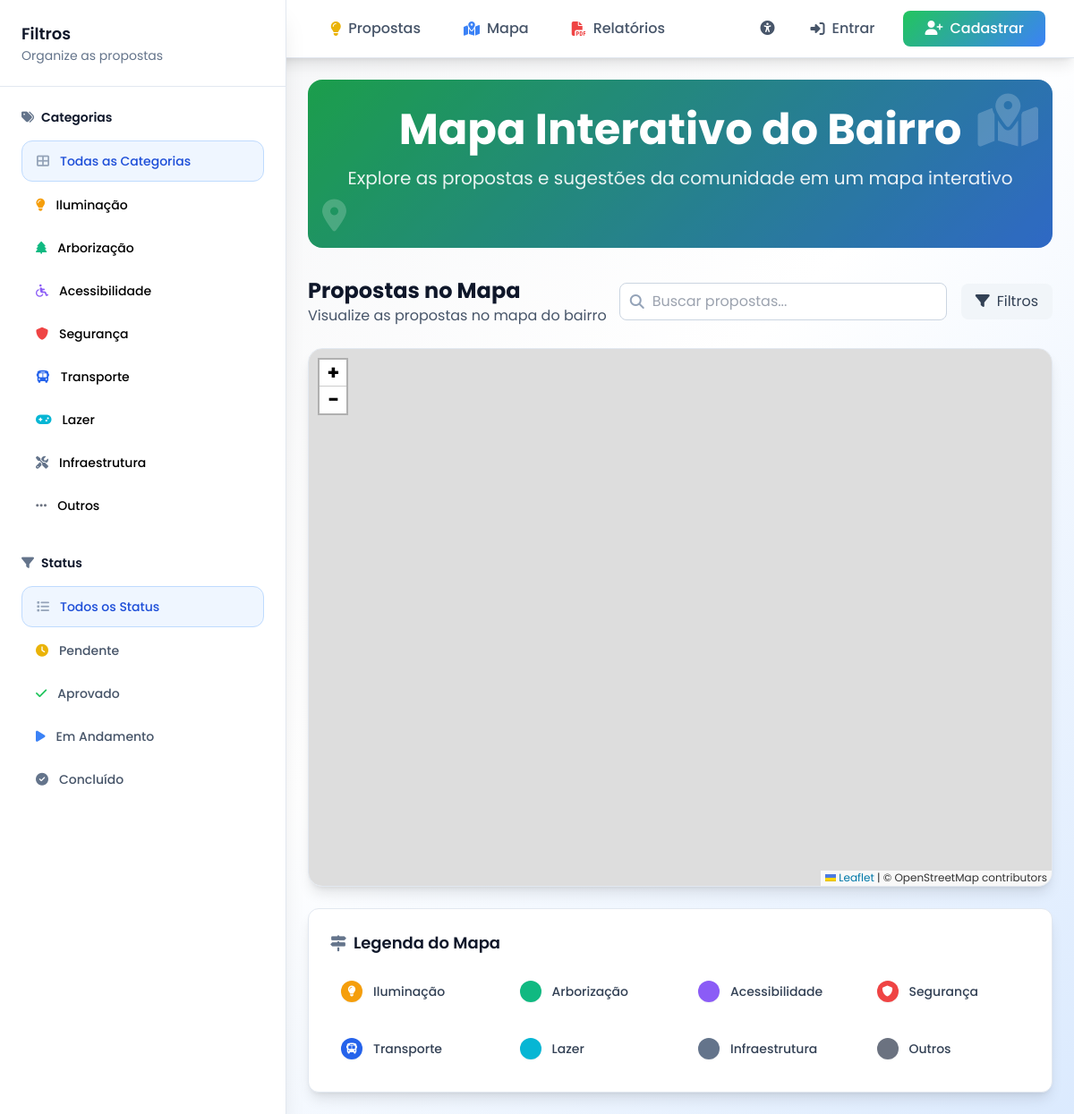
The page /mapa on the database as committed earlier.
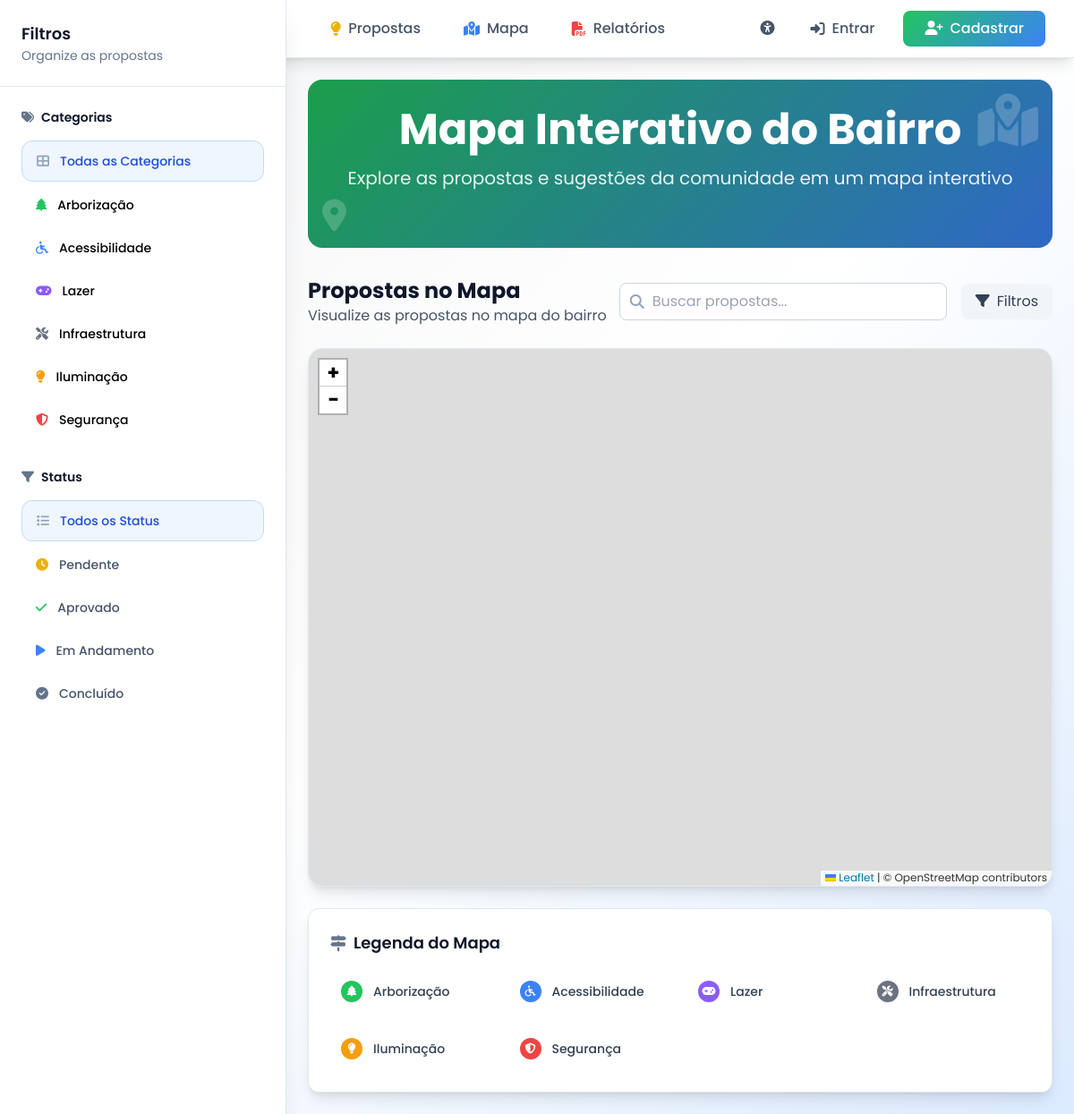
The same page on the database as committed later.
### app.py (models this page shows, shortened)
class Category(db.Model):
    id = db.Column(db.String(50), primary_key=True)
    name = db.Column(db.String(100), nullable=False)
    icon = db.Column(db.String(50))
    color = db.Column(db.String(7))

### app.py (the view)
@app.route('/mapa')
def mapa():
    proposals = Proposal.query.all()
    categories_raw = Category.query.all()
    categories = [{
        'id': cat.id,
        'name': cat.name,
        'icon': cat.icon,
        'color': cat.color
    } for cat in categories_raw]
    return render_template('mapa.html', proposals=proposals, categories=categories)

### templates/mapa.html (shortened to what this page needs)
{% extends "base.html" %}
{% block content %}
<div class="hero-gradient rounded-2xl p-8 mb-8 text-white relative overflow-hidden">
    <div class="absolute inset-0 bg-black bg-opacity-20"></div>
    <div class="relative z-10">
        <div class="max-w-4xl mx-auto text-center">
            <h1 class="text-4xl md:text-5xl font-bold mb-4 animate-fadeInUp">
                Mapa Interativo do Bairro
            </h1>
            <p class="text-xl mb-8 opacity-90 animate-fadeInUp" style="animation-delay: 0.2s;">
                Explore as propostas e sugestões da comunidade em um mapa interativo
            </p>
        </div>
    </div>
    <div class="absolute top-4 right-4 text-white opacity-20">
        <i class="fas fa-map-marked-alt text-6xl"></i>
    </div>
    <div class="absolute bottom-4 left-4 text-white opacity-20">
        <i class="fas fa-location-dot text-4xl"></i>
    </div>
</div>
<div class="space-y-6">
    <div class="flex items-center justify-between">
        <div>
            <h2 class="text-2xl font-bold text-neutral-900">Propostas no Mapa</h2>
            <p class="text-neutral-600">Visualize as propostas no mapa do bairro</p>
        </div>
        <div class="flex items-center space-x-4">
            <div class="relative">
                <i class="fas fa-search absolute left-3 top-1/2 transform -translate-y-1/2 text-neutral-400"></i>
                <input type="text" id="mapSearch" placeholder="Buscar propostas..."
                       class="pl-9 pr-3 py-2 border border-neutral-300 rounded-lg focus:outline-none focus:ring-2 focus:ring-citizenship-500 focus:border-citizenship-500">
            </div>
            <button id="filterToggle" class="px-4 py-2 bg-neutral-100 text-neutral-700 rounded-lg hover:bg-neutral-200 transition-colors">
                <i class="fas fa-filter mr-2"></i>Filtros
            </button>
        </div>
    </div>
    <div class="bg-white rounded-2xl shadow-lg border border-neutral-200 overflow-hidden">
        <div id="map" class="map-container w-full"></div>
    </div>
    <div class="bg-white rounded-xl shadow-lg border border-neutral-200 p-6">
        <h3 class="text-lg font-semibold text-neutral-900 mb-4 flex items-center">
            <i class="fas fa-map-signs mr-2 text-neutral-500"></i>Legenda do Mapa
        </h3>
        <div class="grid grid-cols-2 md:grid-cols-4 gap-4">
            {% for category in categories %}
            <div class="flex items-center space-x-3 p-3 rounded-lg hover:bg-neutral-50 transition-colors">
                <div class="w-6 h-6 rounded-full shadow-sm flex items-center justify-center" style="background-color: {{ category.color }}">
                    <i class="fas fa-{{ category.icon }} text-white text-xs"></i>
                </div>
                <span class="text-sm font-medium text-neutral-700">{{ category.name }}</span>
            </div>
            {% endfor %}
        </div>
    </div>
</div>
{% endblock %}

### templates/base.html (shortened to what this page needs)
<!DOCTYPE html>
<html lang="pt-BR">
<head>
    <script src="https://cdn.tailwindcss.com"></script>
    <link rel="stylesheet" href="https://cdnjs.cloudflare.com/ajax/libs/font-awesome/6.4.0/css/all.min.css">
    <link rel="stylesheet" href="{{ url_for('static', filename='css/custom.css') }}">
    <link rel="stylesheet" href="https://unpkg.com/leaflet@1.9.4/dist/leaflet.css" />
</head>
    <body class="min-h-screen gradient-bg">
        <header class="bg-white shadow-lg border-b border-neutral-200">
            <div class="max-w-7xl mx-auto px-4 sm:px-6 lg:px-8">
                <div class="flex justify-between items-center h-16">
                    <div class="flex items-center">
                        <a href="{{ url_for('index') }}" class="flex items-center space-x-3">
                            <div class="w-10 h-10 rounded-xl flex items-center justify-center shadow-md overflow-hidden">
                            </div>
                            <div>
                                <span class="text-xl font-bold text-neutral-900">Meu Bairro Melhor</span>
                                <p class="text-xs text-neutral-500 -mt-1">Participação Cidadã</p>
                            </div>
                        </a>
                    </div>
                <nav class="hidden lg:flex items-center space-x-6">
                    <a href="{{ url_for('index') }}" class="flex items-center space-x-2 text-neutral-600 hover:text-neutral-900 font-medium transition-colors px-3 py-2 rounded-lg hover:bg-neutral-50">
                        <i class="fas fa-lightbulb text-yellow-500"></i>
                        <span>Propostas</span>
                    </a>
                    <a href="{{ url_for('mapa') }}" class="flex items-center space-x-2 text-neutral-600 hover:text-neutral-900 font-medium transition-colors px-3 py-2 rounded-lg hover:bg-neutral-50">
                        <i class="fas fa-map-marked-alt text-citizenship-500"></i>
                        <span>Mapa</span>
                    </a>
                    <a href="{{ url_for('relatorios') }}" class="flex items-center space-x-2 text-neutral-600 hover:text-neutral-900 font-medium transition-colors px-3 py-2 rounded-lg hover:bg-neutral-50">
                        <i class="fas fa-file-pdf text-red-500"></i>
                        <span>Relatórios</span>
                    </a>
                </nav>
                <div class="flex items-center space-x-4">
                    <button id="accessibility-toggle" class="p-2 text-neutral-600 hover:text-neutral-900 hover:bg-neutral-100 rounded-lg transition-colors" title="Modo Acessível">
                        <i class="fas fa-universal-access"></i>
                    </button>
                    {% if current_user.is_authenticated %}
                        <a href="{{ url_for('criar_proposta') }}" class="hero-gradient text-white px-6 py-2 rounded-lg hover:shadow-lg transition-all duration-300 font-medium">
                            <i class="fas fa-plus mr-2"></i>Nova Proposta
                        </a>
                        <div class="relative group">
                            <button class="flex items-center space-x-3 text-neutral-700 hover:text-neutral-900 p-2 rounded-lg hover:bg-neutral-50 transition-colors">
                                <div class="w-10 h-10 hero-gradient rounded-full flex items-center justify-center shadow-md">
                                    <span class="text-white text-sm font-semibold">{{ current_user.name[0].upper() }}</span>
                                </div>
                                <div class="hidden md:block text-left">
                                    <div class="text-sm font-medium">{{ current_user.nome_completo or current_user.name }}</div>
                                    <div class="text-xs text-neutral-500">Vizinho Colaborador</div>
                                </div>
                                <i class="fas fa-chevron-down text-xs"></i>
                            </button>
                            <div class="absolute right-0 mt-2 w-56 bg-white rounded-xl shadow-xl border border-neutral-200 opacity-0 invisible group-hover:opacity-100 group-hover:visible transition-all duration-300">
                                <div class="p-2">
                                    <a href="{{ url_for('perfil') }}" class="flex items-center space-x-3 px-3 py-2 text-sm text-neutral-700 hover:bg-neutral-50 rounded-lg transition-colors">
                                        <i class="fas fa-user text-neutral-500"></i>
                                        <span>Perfil</span>
                                    </a>
                                    <hr class="my-2">
                                    <a href="{{ url_for('logout') }}" class="flex items-center space-x-3 px-3 py-2 text-sm text-red-600 hover:bg-red-50 rounded-lg transition-colors">
                                        <i class="fas fa-sign-out-alt"></i>
                                        <span>Sair</span>
                                    </a>
                                </div>
                            </div>
                        </div>
                    {% else %}
                        <button onclick="openLoginModal()" class="flex items-center space-x-2 text-neutral-600 hover:text-neutral-900 font-medium px-4 py-2 rounded-lg hover:bg-neutral-50 transition-colors">
                            <i class="fas fa-sign-in-alt"></i>
                            <span>Entrar</span>
                        </button>
                        <button onclick="openRegisterModal()" class="hero-gradient text-white px-6 py-2 rounded-lg hover:shadow-lg transition-all duration-300 font-medium">
                            <i class="fas fa-user-plus mr-2"></i>Cadastrar
                        </button>
                    {% endif %}
                </div>
            </div>
        </div>
    </header>
    <div id="sidebar" class="fixed inset-y-0 left-0 z-50 w-80 bg-white shadow-xl transform -translate-x-full lg:translate-x-0 transition-transform duration-300 ease-in-out border-r border-neutral-200 flex flex-col">
        <div class="flex-shrink-0 p-6 border-b border-neutral-200">
            <div class="flex items-center justify-between">
                <div>
                    <h2 class="text-lg font-semibold text-neutral-900">Filtros</h2>
                    <p class="text-sm text-neutral-500">Organize as propostas</p>
                </div>
            </div>
        </div>
        <div class="flex-1 overflow-y-auto">
            <div class="p-6">
            <div class="mb-8">
                <h3 class="text-sm font-semibold text-neutral-900 mb-4 flex items-center">
                    <i class="fas fa-tags mr-2 text-neutral-500"></i>Categorias
                </h3>
                <div class="space-y-1">
                    <a href="{{ url_for('index', category='all') }}"
                       class="flex items-center px-4 py-3 text-sm rounded-xl hover:bg-neutral-50 transition-colors {% if request.args.get('category', 'all') == 'all' %}bg-citizenship-50 text-citizenship-700 border border-citizenship-200{% else %}text-neutral-600{% endif %}">
                        <i class="fas fa-th-large mr-3 text-neutral-400"></i>
                        <span class="font-medium">Todas as Categorias</span>
                    </a>
                    {% for category in categories %}
                    <a href="{{ url_for('index', category=category.id) }}"
                       class="flex items-center px-4 py-3 text-sm rounded-xl hover:bg-neutral-50 transition-colors category-{{ category.id }} {% if request.args.get('category', 'all') == category.id %}border{% endif %}">
                        {% if category.name.lower() == 'arborização' %}
                            <i class="fas fa-tree mr-3" style="color: {{ category.color }}"></i>
                        {% elif category.name.lower() == 'acessibilidade' %}
                            <i class="fas fa-wheelchair mr-3" style="color: {{ category.color }}"></i>
                        {% elif category.name.lower() == 'lazer' %}
                            <i class="fas fa-gamepad mr-3" style="color: {{ category.color }}"></i>
                        {% elif category.name.lower() == 'infraestrutura' %}
                            <i class="fas fa-tools mr-3" style="color: {{ category.color }}"></i>
                        {% elif category.name.lower() == 'outros' %}
                            <i class="fas fa-ellipsis-h mr-3" style="color: {{ category.color }}"></i>
                        {% else %}
                            <i class="fas fa-{{ category.icon }} mr-3" style="color: {{ category.color }}"></i>
                        {% endif %}
                        <span class="font-medium">{{ category.name }}</span>
                    </a>
                    {% endfor %}
                </div>
            </div>
            <div class="mb-8">
                <h3 class="text-sm font-semibold text-neutral-900 mb-4 flex items-center">
                    <i class="fas fa-filter mr-2 text-neutral-500"></i>Status
                </h3>
                <div class="space-y-1">
                    <a href="{{ url_for('index', status='all') }}"
                       class="flex items-center px-4 py-3 text-sm rounded-xl hover:bg-neutral-50 transition-colors {% if request.args.get('status', 'all') == 'all' %}bg-citizenship-50 text-citizenship-700 border border-citizenship-200{% else %}text-neutral-600{% endif %}">
                        <i class="fas fa-list mr-3 text-neutral-400"></i>
                        <span class="font-medium">Todos os Status</span>
                    </a>
                    <a href="{{ url_for('index', status='pending') }}"
                       class="flex items-center px-4 py-3 text-sm rounded-xl hover:bg-neutral-50 transition-colors {% if request.args.get('status', 'all') == 'pending' %}bg-yellow-50 text-yellow-700 border border-yellow-200{% else %}text-neutral-600{% endif %}">
                        <i class="fas fa-clock mr-3 text-yellow-500"></i>
                        <span class="font-medium">Pendente</span>
                    </a>
                    <a href="{{ url_for('index', status='approved') }}"
                       class="flex items-center px-4 py-3 text-sm rounded-xl hover:bg-neutral-50 transition-colors {% if request.args.get('status', 'all') == 'approved' %}bg-sustainability-50 text-sustainability-700 border border-sustainability-200{% else %}text-neutral-600{% endif %}">
                        <i class="fas fa-check mr-3 text-sustainability-500"></i>
                        <span class="font-medium">Aprovado</span>
                    </a>
                    <a href="{{ url_for('index', status='in_progress') }}"
                       class="flex items-center px-4 py-3 text-sm rounded-xl hover:bg-neutral-50 transition-colors {% if request.args.get('status', 'all') == 'in_progress' %}bg-citizenship-50 text-citizenship-700 border border-citizenship-200{% else %}text-neutral-600{% endif %}">
                        <i class="fas fa-play mr-3 text-citizenship-500"></i>
                        <span class="font-medium">Em Andamento</span>
                    </a>
                    <a href="{{ url_for('index', status='completed') }}"
                       class="flex items-center px-4 py-3 text-sm rounded-xl hover:bg-neutral-50 transition-colors {% if request.args.get('status', 'all') == 'completed' %}bg-neutral-50 text-neutral-700 border border-neutral-200{% else %}text-neutral-600{% endif %}">
                        <i class="fas fa-check-circle mr-3 text-neutral-500"></i>
                        <span class="font-medium">Concluído</span>
                    </a>
                </div>
            </div>
            </div>
        </div>
        </div>
    <main class="lg:ml-80 p-4 lg:p-6 transition-all duration-300">
        {% block content %}{% endblock %}
    </main>
</body>
</html>

Rows that differ between the two databases and show on the page:
removed Category: name "Transporte"
removed Category: name "Outros"
changed Category "Arborização": color "#10B981" → "#22c55e" (drawn); icon "tree-pine" → "tree" (drawn)
changed Category "Acessibilidade": color "#8B5CF6" → "#3b82f6" (drawn); icon "accessibility" → "wheelchair" (drawn)
changed Category "Lazer": color "#06B6D4" → "#8b5cf6" (drawn); icon "playground" → "gamepad" (drawn)
changed Category "Infraestrutura": color "#64748B" → "#6b7280" (drawn); icon "construction" → "tools" (drawn)
changed Category "Iluminação": moves down the list
changed Category "Segurança": icon "shield" → "shield-alt" (drawn); moves down the list
